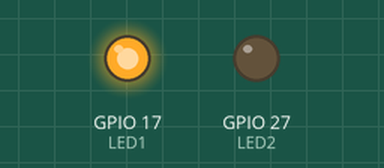
Simulated run of this program. Board: Raspberry Pi (BCM pin numbers). Parts: output pins drawn as LEDs (lit = HIGH).

Above: at 0.1 s.
Timing chart, 0 to 1.6 s (numbered marks = the images above):
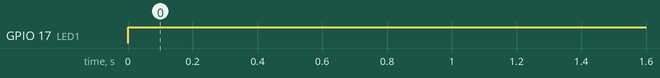

The program:

LEDControl.py
```python
from gpiozero import LED
import queue
import time

LED1 = LED(17)
LED2 = LED(27)

def LED_Control(queue):
    while True:
        if not queue.empty():
            state = queue.get()

        match state:
            case "Boot":
                LED1.on()
                LED2.on()
                time.sleep(0.5)
                LED1.off()
                LED2.off()
                time.sleep(0.5)
            case "Alarm":
                LED1.on()
                LED2.off()
                time.sleep(0.1)
                LED1.off()
                LED2.on()
                time.sleep(0.1)
            case "Armed":
                LED1.on()
                LED2.on()
            case "Unarmed":
                LED1.on()
                LED2.off()
            case "FirebaseError":
                LED1.on()
                LED2.off()
                time.sleep(1)
                LED1.off()
                time.sleep(1)
            case "WifiError":
                LED2.on()
                LED1.off()
                time.sleep(1)
                LED2.off()
                time.sleep(1)


if __name__ == "__main__":
    q = queue.Queue()
    q.put("Unarmed")
    LED_Control(q)
```

Measured:
- by itself, GPIO 17 (LED1): LOW → HIGH at 0.00 s
